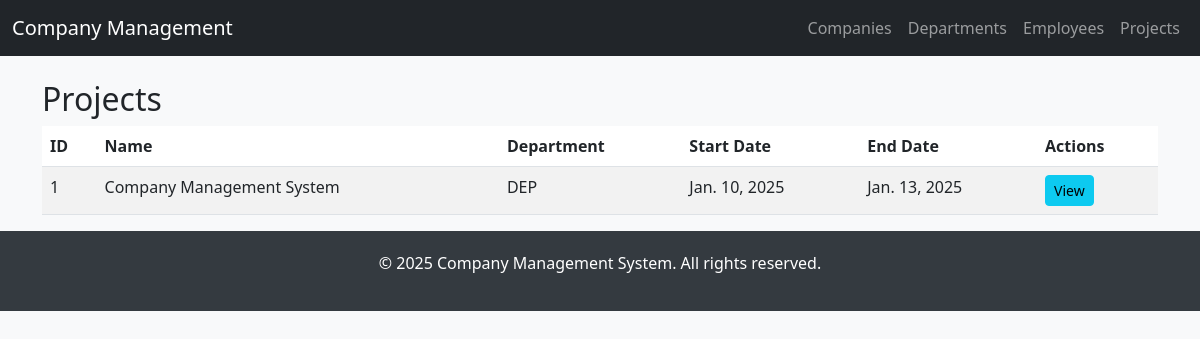
/projects/, run on the app's committed database.
### management/models.py (models this page shows, shortened)
class Project(models.Model):
    company = models.ForeignKey(Company, on_delete=models.CASCADE)
    department = models.ForeignKey(Department, related_name='projects', on_delete=models.CASCADE)
    name = models.CharField(max_length=255)
    description = models.TextField()
    start_date = models.DateField()
    end_date = models.DateField()
    assigned_employees = models.ManyToManyField(Employee, related_name='projects')

class Department(models.Model):
    company = models.ForeignKey(Company, related_name='departments', on_delete=models.CASCADE)
    name = models.CharField(max_length=255)

### management/views.py (the view)
# urls.py: path('projects/', views.projects, name='projects'),
def projects(request):
    projects = Project.objects.all()
    return render(request, 'management/projects.html', {'projects': projects})

### management/templates/management/Projects.html
{% extends 'management/base.html' %}
{% block content %}
<h2>Projects</h2>
<table class="table table-striped">
    <thead>
        <tr>
            <th>ID</th>
            <th>Name</th>
            <th>Department</th>
            <th>Start Date</th>
            <th>End Date</th>
            <th>Actions</th>
        </tr>
    </thead>
    <tbody>
        {% for project in projects %}
        <tr>
            <td>{{ project.id }}</td>
            <td>{{ project.name }}</td>
            <td>{{ project.department.name }}</td>
            <td>{{ project.start_date }}</td>
            <td>{{ project.end_date }}</td>
            <td>
                <a href="{% url 'project_detail' project.id %}" class="btn btn-info btn-sm">View</a>
            </td>
        </tr>
        {% endfor %}
    </tbody>
</table>
{% endblock %}

### management/templates/management/base.html (style rules this page uses)
body { background-color: #f8f9fa; }

### data on the page
Project: id "1", name "Company Management System", department.name "DEP", start_date "Jan. 10, 2025", end_date "Jan. 13, 2025"
